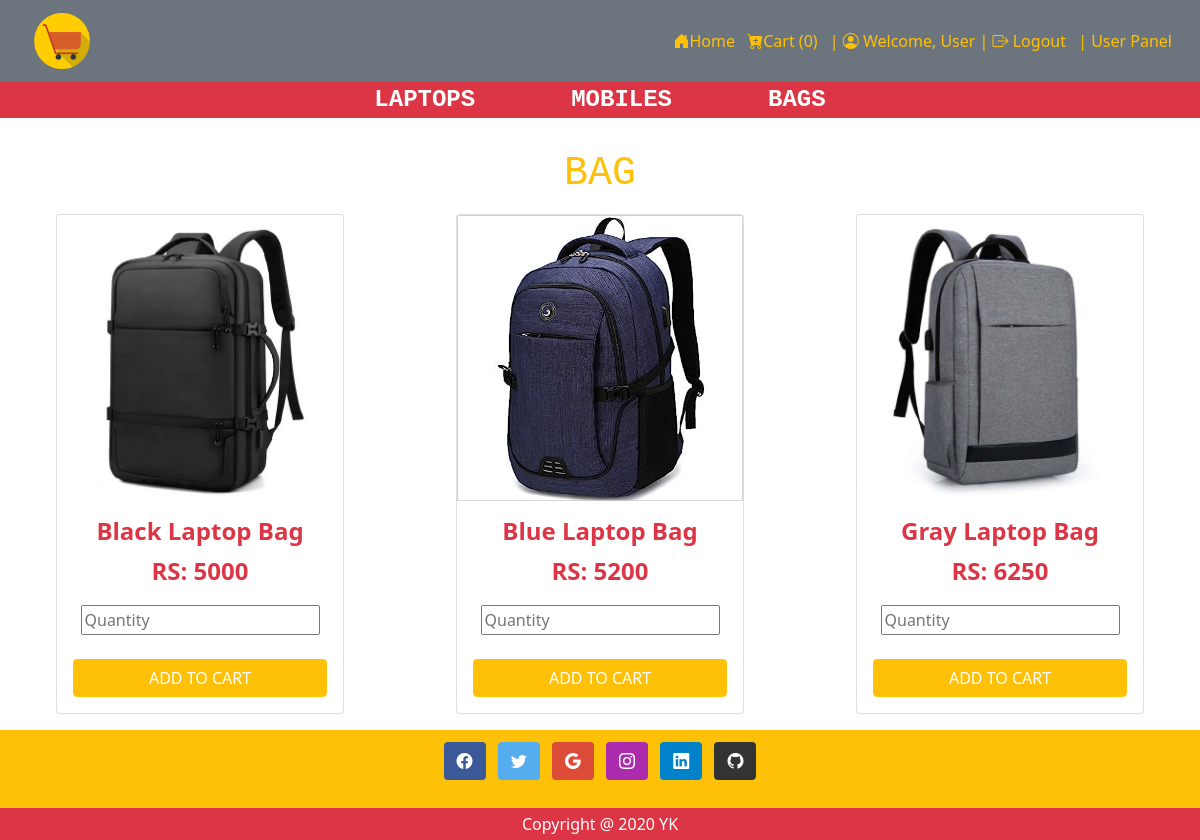
Page /user/Bag.php on the committed database.
### tables this page shows
CREATE TABLE `tblproduct` (
  `Id` int(11) NOT NULL,
  `PName` varchar(100) NOT NULL,
  `PPrice` varchar(100) NOT NULL,
  `PImage` varchar(250) NOT NULL,
  `PCategory` varchar(250) NOT NULL
);

### user/Bag.php (the view, shortened to what this page needs)
<!DOCTYPE html>
<html lang="en">
<head>
  <link rel="stylesheet" href="https://stackpath.bootstrapcdn.com/bootstrap/5.0.0-alpha1/css/bootstrap.min.css">
  <link rel="stylesheet" href="https://cdn.jsdelivr.net/npm/bootstrap-icons@1.10.5/font/bootstrap-icons.css">
  <?php
  include 'header.php';
?>
</head>
<body>
  <div class="container-fluid">
  <div class="col-md-12">
    <div class="row">
    <h1 class = "text-warning font-monospace text-center my-3 ">BAG</h1>
    <?php
  include 'config.php';
  $Record= mysqli_query($con, "SELECT * FROM `tblproduct`");
  while ($row = mysqli_fetch_array($Record)){
    $check_page = $row['PCategory'];
    if( $check_page === 'Bag'){
echo"
<div class = 'col-md-6 col-lg-4 mx-auto mb-3'>
<form action = 'Insertcart.php' method ='post'>
<div class='card m-auto' style='width: 18rem;'>
  <img src='../admin/$row[PImage]' class='card-img-top' alt=''>
  <div class='card-body text-center'>
    <h5 class='card-title text-danger fs-4 fw-bold'>$row[PName]</h5>
    <p class='card-text text-danger fs-4 fw-bold'>RS: $row[PPrice]</p>
    <input type = 'hidden' name = 'PName' value = '$row[PName]'>
    <input type = 'hidden' name = 'PPrice' value = '$row[PPrice]'>
    <input type = 'number' name = 'PQuantity' value = ' min = '1' max = '20' placeholder = 'Quantity' > <br><br>
    <input type= 'submit'  name = 'addCart' class ='btn btn-warning text-white w-100' value ='ADD TO CART'>
  </div>
</div>
</form>
</div>
";
}
  }
?>
</div>
</div>
</div>
<?php
include 'footer.php';
?>
</body>
</html>

### rows in the picture
tblproduct: PImage (picture), PName "Black Laptop Bag", PPrice "5000"
tblproduct: PImage (picture), PName "Blue Laptop Bag", PPrice "5200"
tblproduct: PImage (picture), PName "Gray Laptop Bag", PPrice "6250"

### other values in the picture
$count "0"
